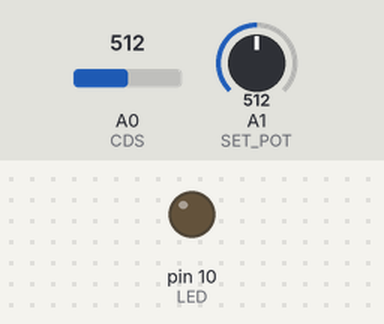
Bench run of a sketch on a simulated Arduino Uno, built with avr-gcc and run on an emulated ATmega328P. Parts: output pins drawn as LEDs (lit = HIGH). The inputs (shaded band) are chosen by the test bench; at power-on: A1 (SET_POT) = 512, A0 (CDS) = 512.

Above: at 1.2 s.
1.3 s: A1 (SET_POT) set to 534
At 2.2 s:
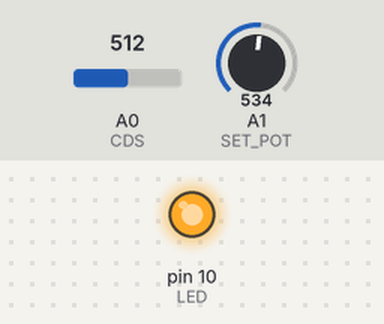
2.8 s: A1 (SET_POT) set to 306
At 3.4 s:
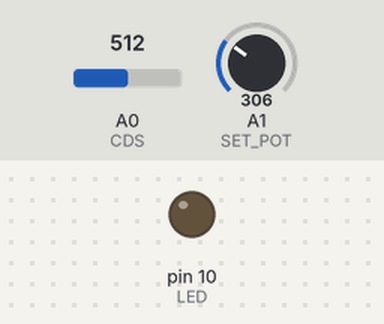
4.3 s: A1 (SET_POT) set to 716
At 5.7 s:
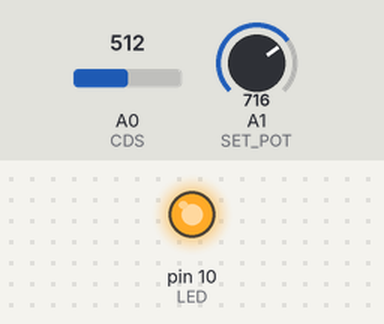
Timing chart, 0 to 7.3 s (numbered marks = the images above; inputs shaded):
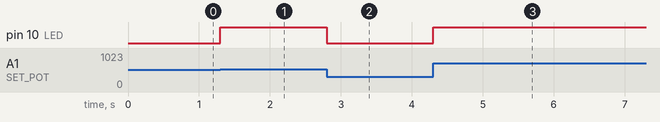

Measured:
- the behaviour switches between 522 and 523 on A1 (SET_POT) (found by bisection; images 0 and 1)
- after the input at 1.3 s, pin 10 (LED): LOW → HIGH at once
- after the input at 2.8 s, pin 10 (LED): HIGH → LOW at once
- after the input at 4.3 s, pin 10 (LED): LOW → HIGH at once

The sketch:

cds_to_LED.ino
```cpp
/* --------------------------
光センサー LED　ON / OFF
暗いところにおくとセンサー自体の抵抗値が大きくなり、明るいところに置くと抵抗値が低くなる。

アナログピン0で光センサーの値を受け取る。
その値がアナログ1の数値より小さければ光る。
-------------------------- */

//LED
#define LED 10

//光センサー
#define CDS 0

//設定値（半固定抵抗の値）
#define SET_POT 1

void setup() {
  pinMode(LED, OUTPUT);
}

void loop() {

  int brightness, setVal;
  int upper, lower;

  //アナログピン0番から読み込み
  brightness = analogRead(CDS);

  //アナログピン1番から読み込み
  setVal     = analogRead(SET_POT);

  //明るい側の値を入力+10
  //上限を1023に。
  upper = setVal + 10;
  if(upper > 1023) upper = 1023;

  //暗い側の値を入力-10
  //下限を0に。
  lower = setVal - 10;
  if(lower > 1023) lower = 0;

  //下限値より暗ければ光る
  if(brightness < lower) {
    digitalWrite(LED, HIGH);
  }

  //上限値より明るければ消える
  if(brightness > upper){
    digitalWrite(LED, LOW);
  }

  //delay(1000);
}
```
